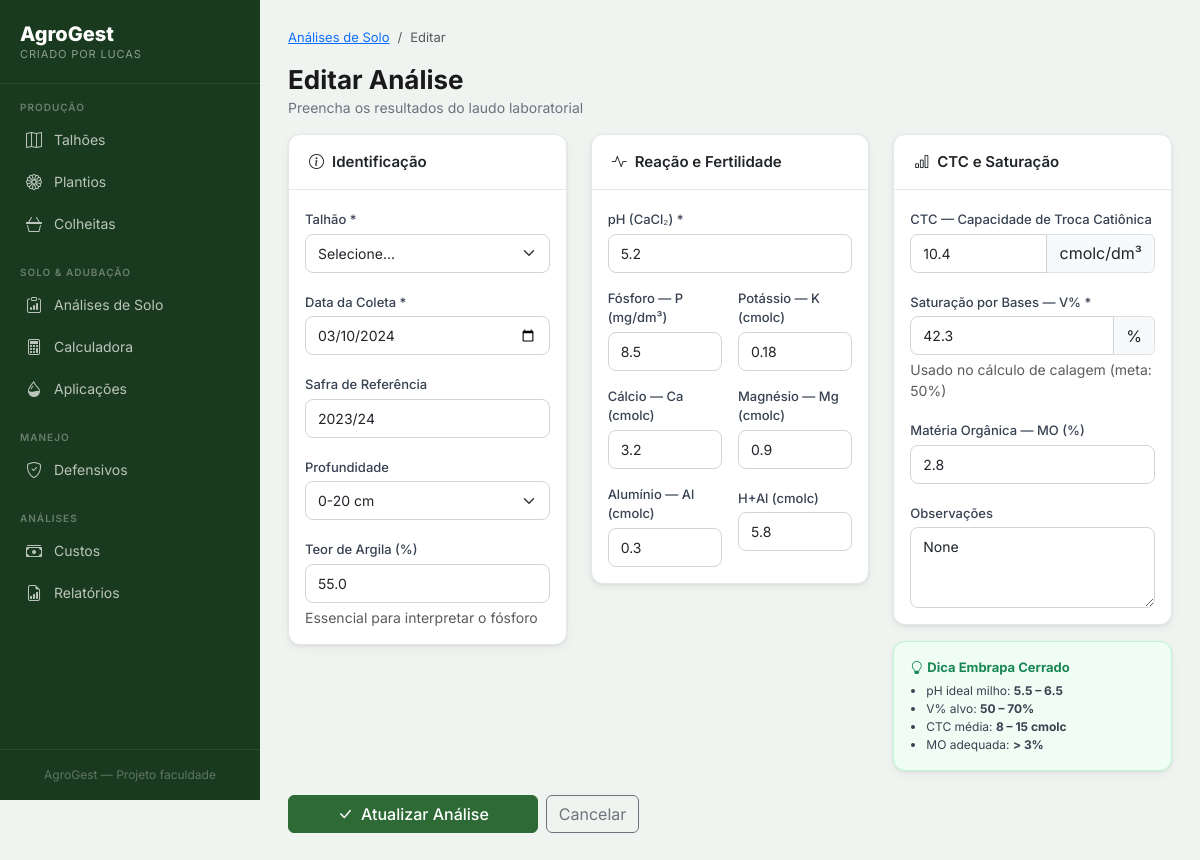
Page /adubacao/analises/1/editar on the committed database.
### tables this page shows
CREATE TABLE analises_solo (
    id INTEGER PRIMARY KEY AUTOINCREMENT,
    talhao_id INTEGER NOT NULL,
    data_coleta DATE NOT NULL,
    safra TEXT,
    profundidade TEXT DEFAULT '0-20 cm',
    ph REAL,
    fosforo REAL,
    potassio REAL,
    calcio REAL,
    magnesio REAL,
    aluminio REAL,
    h_al REAL,
    ctc REAL,
    saturacao_bases REAL,
    teor_argila REAL,
    materia_organica REAL,
    observacoes TEXT,
    criado_em TIMESTAMP DEFAULT CURRENT_TIMESTAMP,
    FOREIGN KEY (talhao_id) REFERENCES talhoes(id)
);

### modules/adubacao.py (the view, shortened to what this page needs)
@adubacao_bp.route('/analises/<int:id>/editar', methods=['GET', 'POST'])
def editar_analise(id):
    db = get_db()
    analise = db.execute("SELECT * FROM analises_solo WHERE id=?", (id,)).fetchone()
    talhoes = db.execute("SELECT * FROM talhoes ORDER BY nome").fetchall()
    return render_template('adubacao/form_analise.html', talhoes=talhoes, analise=analise)

### database.py (called while the page is built)
def get_db(app=None):
    from flask import current_app
    if app:
        db = sqlite3.connect(app.config['DATABASE'], detect_types=sqlite3.PARSE_DECLTYPES)
        db.row_factory = sqlite3.Row
        return db
    if 'db' not in g:
        g.db = sqlite3.connect(
            current_app.config['DATABASE'],
            detect_types=sqlite3.PARSE_DECLTYPES
        )
        g.db.row_factory = sqlite3.Row
    return g.db

### templates/adubacao/form_analise.html (shortened to what this page needs)
{% extends "base.html" %}
{% block content %}
<div class="page-header">
    <nav aria-label="breadcrumb">
        <ol class="breadcrumb">
            <li class="breadcrumb-item"><a href="{{ url_for('adubacao.analises') }}">Análises de Solo</a></li>
            <li class="breadcrumb-item active">{{ 'Editar' if analise else 'Nova Análise' }}</li>
        </ol>
    </nav>
    <h1 class="page-title">{{ 'Editar Análise' if analise else 'Nova Análise de Solo' }}</h1>
    <p class="page-subtitle">Preencha os resultados do laudo laboratorial</p>
</div>
<form method="POST">
<div class="row g-4">
    <div class="col-lg-4">
        <div class="card">
            <div class="card-header"><i class="bi bi-info-circle me-2"></i>Identificação</div>
            <div class="card-body">
                <div class="mb-3">
                    <label class="form-label">Talhão *</label>
                    <select name="talhao_id" class="form-select" required>
                        <option value="">Selecione...</option>
                    </select>
                </div>
                <div class="mb-3">
                    <label class="form-label">Data da Coleta *</label>
                    <input type="date" name="data_coleta" class="form-control"
                           value="{{ analise.data_coleta if analise else '' }}" required>
                </div>
                <div class="mb-3">
                    <label class="form-label">Safra de Referência</label>
                    <input type="text" name="safra" class="form-control"
                           value="{{ analise.safra if analise else '' }}"
                           placeholder="Ex: 2024/25">
                </div>
                <div class="mb-3">
                    <label class="form-label">Profundidade</label>
                    <select name="profundidade" class="form-select">
                        {% for prof in ['0-20 cm','20-40 cm','0-10 cm','10-20 cm'] %}
                        <option {% if analise and analise.profundidade == prof %}selected{% endif %}>{{ prof }}</option>
                        {% endfor %}
                    </select>
                </div>
                <div class="mb-0">
                    <label class="form-label">Teor de Argila (%)</label>
                    <input type="number" name="teor_argila" class="form-control"
                           value="{{ analise.teor_argila if analise else '' }}"
                           step="1" min="0" max="100" placeholder="Ex: 45">
                    <div class="form-text">Essencial para interpretar o fósforo</div>
                </div>
            </div>
        </div>
    </div>
    <div class="col-lg-4">
        <div class="card">
            <div class="card-header"><i class="bi bi-activity me-2"></i>Reação e Fertilidade</div>
            <div class="card-body">
                <div class="row g-3">
                    <div class="col-12">
                        <label class="form-label">pH (CaCl₂) *</label>
                        <input type="number" name="ph" class="form-control"
                               value="{{ analise.ph if analise else '' }}"
                               step="0.1" min="3" max="9" placeholder="Ex: 5.5" required>
                    </div>
                    <div class="col-6">
                        <label class="form-label">Fósforo — P (mg/dm³)</label>
                        <input type="number" name="fosforo" class="form-control"
                               value="{{ analise.fosforo if analise else '' }}"
                               step="0.01" min="0" placeholder="Mehlich-1">
                    </div>
                    <div class="col-6">
                        <label class="form-label">Potássio — K (cmolc)</label>
                        <input type="number" name="potassio" class="form-control"
                               value="{{ analise.potassio if analise else '' }}"
                               step="0.001" min="0" placeholder="0.000">
                    </div>
                    <div class="col-6">
                        <label class="form-label">Cálcio — Ca (cmolc)</label>
                        <input type="number" name="calcio" class="form-control"
                               value="{{ analise.calcio if analise else '' }}"
                               step="0.01" min="0" placeholder="0.00">
                    </div>
                    <div class="col-6">
                        <label class="form-label">Magnésio — Mg (cmolc)</label>
                        <input type="number" name="magnesio" class="form-control"
                               value="{{ analise.magnesio if analise else '' }}"
                               step="0.01" min="0" placeholder="0.00">
                    </div>
                    <div class="col-6">
                        <label class="form-label">Alumínio — Al (cmolc)</label>
                        <input type="number" name="aluminio" class="form-control"
                               value="{{ analise.aluminio if analise else '' }}"
                               step="0.01" min="0" placeholder="0.00">
                    </div>
                    <div class="col-6">
                        <label class="form-label">H+Al (cmolc)</label>
                        <input type="number" name="h_al" class="form-control"
                               value="{{ analise.h_al if analise else '' }}"
                               step="0.01" min="0" placeholder="0.00">
                    </div>
                </div>
            </div>
        </div>
    </div>
    <div class="col-lg-4">
        <div class="card">
            <div class="card-header"><i class="bi bi-bar-chart me-2"></i>CTC e Saturação</div>
            <div class="card-body">
                <div class="row g-3">
                    <div class="col-12">
                        <label class="form-label">CTC — Capacidade de Troca Catiônica</label>
                        <div class="input-group">
                            <input type="number" name="ctc" class="form-control"
                                   value="{{ analise.ctc if analise else '' }}"
                                   step="0.01" min="0" placeholder="Ex: 12.5">
                            <span class="input-group-text">cmolc/dm³</span>
                        </div>
                    </div>
                    <div class="col-12">
                        <label class="form-label">Saturação por Bases — V% *</label>
                        <div class="input-group">
                            <input type="number" name="saturacao_bases" class="form-control"
                                   value="{{ analise.saturacao_bases if analise else '' }}"
                                   step="0.1" min="0" max="100" placeholder="Ex: 38.5" required>
                            <span class="input-group-text">%</span>
                        </div>
                        <div class="form-text">Usado no cálculo de calagem (meta: 50%)</div>
                    </div>
                    <div class="col-12">
                        <label class="form-label">Matéria Orgânica — MO (%)</label>
                        <input type="number" name="materia_organica" class="form-control"
                               value="{{ analise.materia_organica if analise else '' }}"
                               step="0.01" min="0" placeholder="Ex: 3.2">
                    </div>
                    <div class="col-12">
                        <label class="form-label">Observações</label>
                        <textarea name="observacoes" class="form-control" rows="3"
                                  placeholder="Notas, laboratório, método...">{{ analise.observacoes if analise else '' }}</textarea>
                    </div>
                </div>
            </div>
        </div>
        <div class="card mt-3" style="background:#f0fdf4;border-color:#bbf7d0;">
            <div class="card-body p-3">
                <div class="fw-bold text-success mb-1" style="font-size:13px;">
                    <i class="bi bi-lightbulb me-1"></i>Dica Embrapa Cerrado
                </div>
                <ul class="mb-0 ps-3" style="font-size:12px;color:#374151;">
                    <li>pH ideal milho: <strong>5.5 – 6.5</strong></li>
                    <li>V% alvo: <strong>50 – 70%</strong></li>
                    <li>CTC média: <strong>8 – 15 cmolc</strong></li>
                    <li>MO adequada: <strong>&gt; 3%</strong></li>
                </ul>
            </div>
        </div>
    </div>
</div>
<div class="mt-4 d-flex gap-2">
    <button type="submit" class="btn btn-primary px-5">
        <i class="bi bi-check-lg me-2"></i>{{ 'Atualizar Análise' if analise else 'Salvar Análise' }}
    </button>
    <a href="{{ url_for('adubacao.analises') }}" class="btn btn-outline-secondary">Cancelar</a>
</div>
</form>
{% endblock %}

### templates/base.html (style rules this page uses)
:root { --green-deep: #1a3a1f; --green-mid: #2d6a35; --green-bright: #3d9e48; --green-light: #6abf71; --gold: #e8b94a; --gold-light: #f5d87a; --cream: #faf7f0; --soil: #6b4423; --soil-light: #a0714f; --text-dark: #1a1a1a; --text-muted: #6b7280; --border: #e5e7eb; --shadow: 0 1px 3px rgba(0,0,0,.08), 0 4px 12px rgba(0,0,0,.04); --shadow-lg: 0 8px 24px rgba(0,0,0,.10); --radius: 12px; --bottom-nav-h: 64px; }
* { box-sizing: border-box; }
body { font-family: 'Inter', sans-serif; background: #f0f4f0; color: var(--text-dark); min-height: 100vh; }
.page-title { font-weight: 700; font-size: 26px; color: var(--text-dark); margin: 0; }
.page-subtitle { color: var(--text-muted); font-size: 14px; margin-top: 2px; }
.card { background: #fff; border: 1px solid var(--border); border-radius: var(--radius); box-shadow: var(--shadow); }
.card-header { background: transparent; border-bottom: 1px solid var(--border); padding: 16px 20px; font-weight: 600; font-size: 15px; }
.btn-primary { background: var(--green-mid); border-color: var(--green-mid); font-weight: 500; }
.form-label { font-size: 13px; font-weight: 500; color: #374151; margin-bottom: 4px; }
.form-control, .form-select { border-radius: 8px; border: 1px solid #d1d5db; font-size: 14px; padding: 8px 12px; }
.breadcrumb { font-size: 13px; }

### rows in the picture
analises_solo: data_coleta "03/10/2024", safra "2023/24", profundidade "0-20 cm", teor_argila "55.0", ph "5.2", fosforo "8.5", potassio "0.18", calcio "3.2", magnesio "0.9", aluminio "0.3", h_al "5.8", ctc "10.4", saturacao_bases "42.3", materia_organica "2.8"

### other values in the picture
{{ 'Editar' if analise else 'Nova Análise' }} "Editar"
{{ 'Editar Análise' if analise else 'Nova Análise de Solo' }} "Editar Análise"
{{ 'Atualizar Análise' if analise else 'Salvar Análise' }} "Atualizar Análise"
